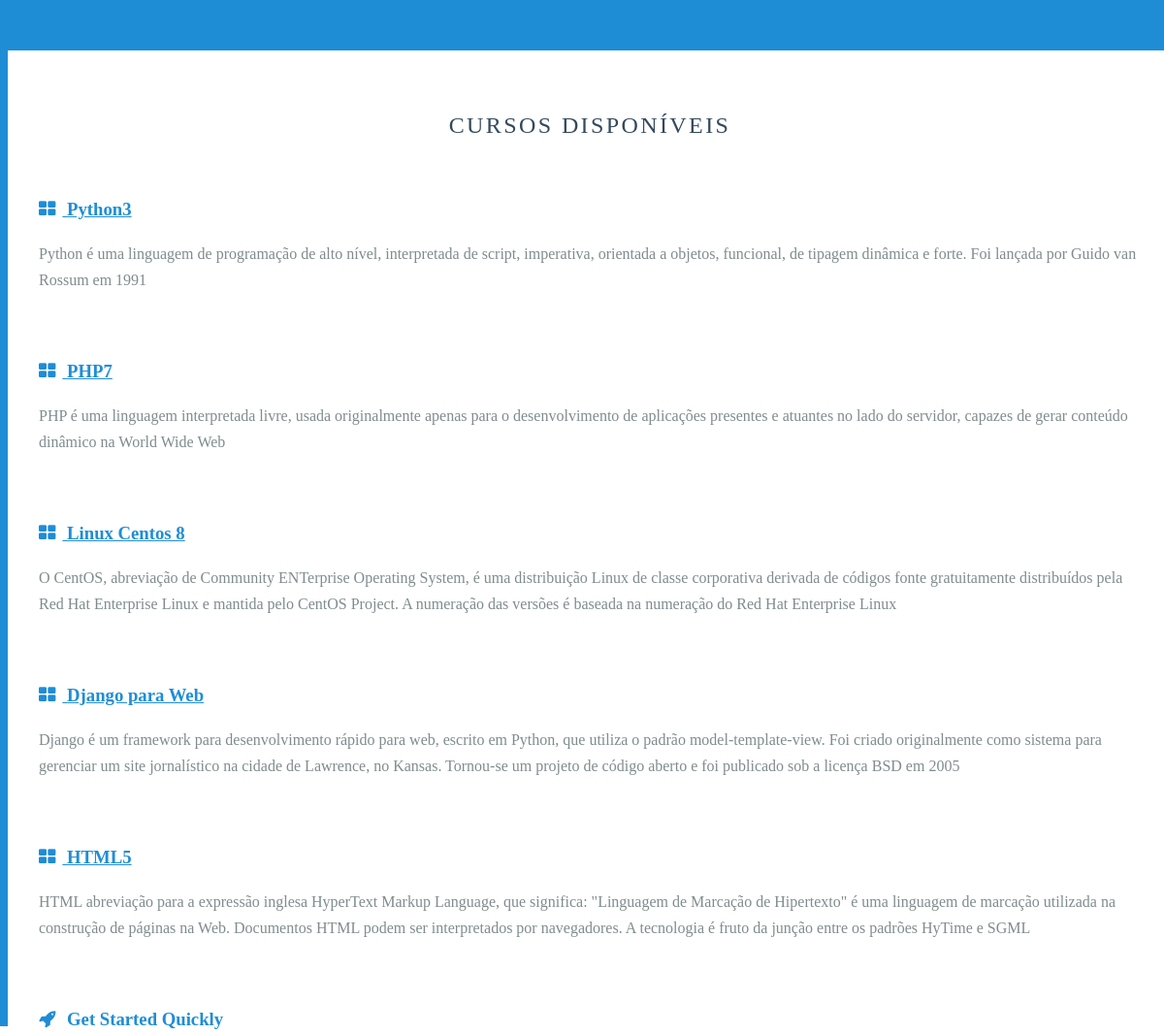
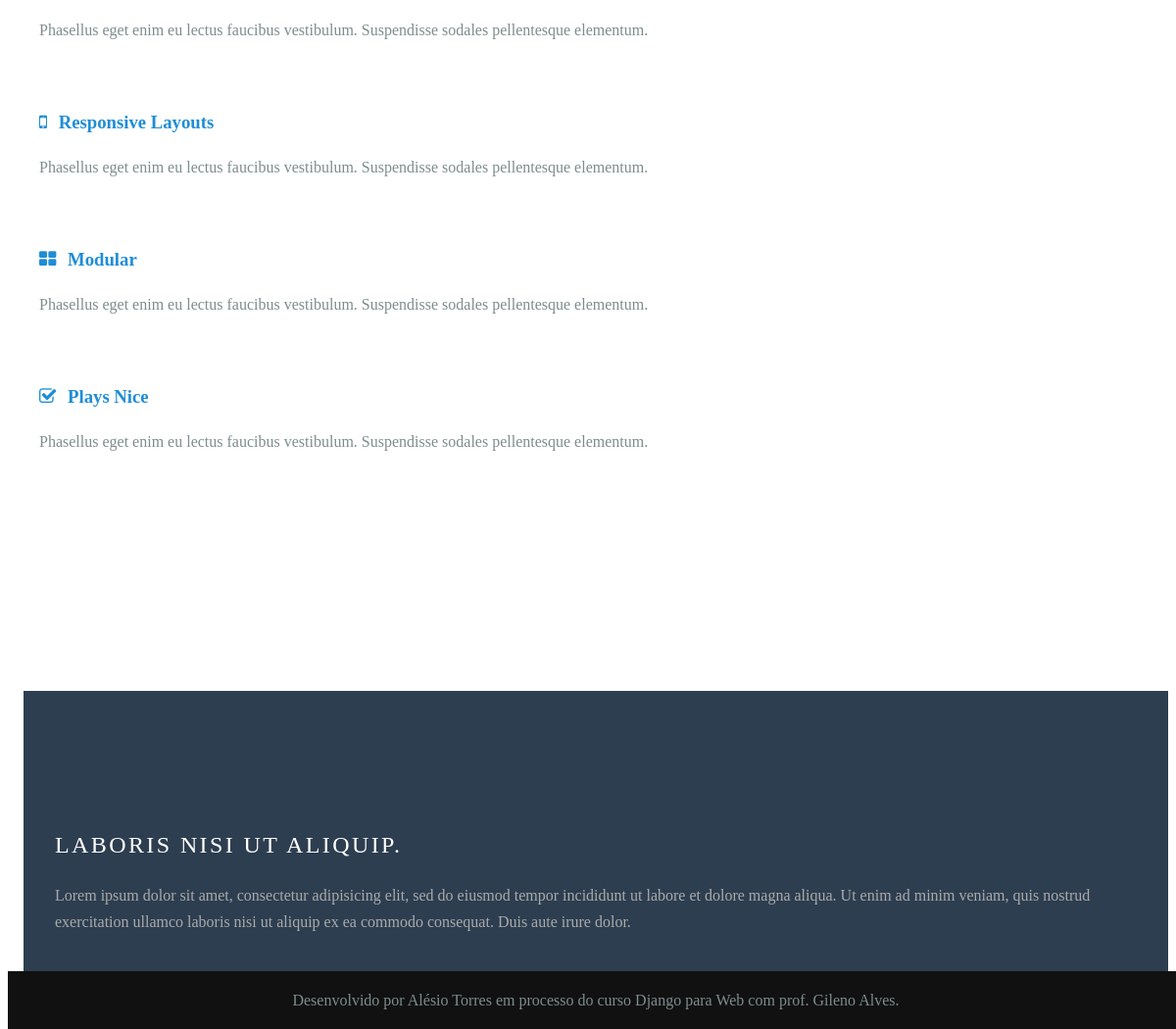
The page / on the database its author committed (2 pictures, top to bottom).
### curso/models.py (models this page shows, shortened)
class Course(models.Model):
    name = models.CharField('Curso', max_length=100)
    slug = models.SlugField('Atalho')
    description = models.TextField('Descrição', blank=True)
    start_date = models.DateField('Data Início', null=True, blank=True)
    created_date = models.DateTimeField('Criado', default=timezone.now)
    updated_date = models.DateTimeField('Atualizado', auto_now=True)
    image = models.ImageField(upload_to='curso_images', verbose_name='Imagem', blank=True, null=True)
    duration = models.DurationField('Carga horária', blank=True, null=True)
    class Meta:
        verbose_name = 'Curso'
        verbose_name_plural = 'Cursos'

### curso/views.py (the view)
# urls.py: path('', views.courses, name='index'),
def courses(request):
    cursos = Course.objects.all()
    template = 'curso/index.html'
    return render(request, template, {'cursos': cursos})

### curso/templates/curso/index.html (shortened to what this page needs)
{% extends 'base.html' %}
{% block content %}
{% if cursos %}
<h2 class="content-head is-center">Cursos disponíveis</h2>
{% endif %}
<div class="pure-g">
    {% for c in cursos %}
    <div class="l-box pure-u-1 pure-u-md-1-2 pure-u-lg-1-4">
        <h3 class="content-subhead">
            <a class="pure-link" href="{% url 'curso:detail' c.slug %}">
                <i class="fa fa-th-large"></i>
                {{ c.name }}
            </a>
        </h3>
        <div>{{ c.description|linebreaks }}</div>
    </div>
    {% empty %}
    <h3>Nenhum curso disponível na plataforma!</h3>
    {% endfor %}
    <div class="l-box pure-u-1 pure-u-md-1-2 pure-u-lg-1-4">
        <h3 class="content-subhead">
            <i class="fa fa-rocket"></i>
            Get Started Quickly
        </h3>
        <p>
            Phasellus eget enim eu lectus faucibus vestibulum. Suspendisse sodales pellentesque elementum.
        </p>
    </div>
    <div class="l-box pure-u-1 pure-u-md-1-2 pure-u-lg-1-4">
        <h3 class="content-subhead">
            <i class="fa fa-mobile"></i>
            Responsive Layouts
        </h3>
        <p>
            Phasellus eget enim eu lectus faucibus vestibulum. Suspendisse sodales pellentesque elementum.
        </p>
    </div>
    <div class="l-box pure-u-1 pure-u-md-1-2 pure-u-lg-1-4">
        <h3 class="content-subhead">
            <i class="fa fa-th-large"></i>
            Modular
        </h3>
        <p>
            Phasellus eget enim eu lectus faucibus vestibulum. Suspendisse sodales pellentesque elementum.
        </p>
    </div>
    <div class="l-box pure-u-1 pure-u-md-1-2 pure-u-lg-1-4">
        <h3 class="content-subhead">
            <i class="fa fa-check-square-o"></i>
            Plays Nice
        </h3>
        <p>
            Phasellus eget enim eu lectus faucibus vestibulum. Suspendisse sodales pellentesque elementum.
        </p>
    </div>
</div>
{% endblock %}

### static/styles.css (style rules this page uses)
* { -webkit-box-sizing: border-box; -moz-box-sizing: border-box; box-sizing: border-box; }
body { line-height: 1.7em; color: #7f8c8d; font-size: 13px; }
h1, h2, h3, h4, h5, h6, label { color: #34495e; }
a, a:before { background: none; border: none; color: #1f8dd6; }
.l-box { padding: 1em; }
.is-center { text-align: center; }
.content-head { font-weight: 400; text-transform: uppercase; letter-spacing: 0.1em; margin: 2em 0 1em; }
.content-subhead { color: #1f8dd6; }
.content-subhead i { margin-right: 7px; }
@media (min-width: 48em) { body { font-size: 16px; } }

### rows shown on the page
Course: name "Python3", description "Python é uma linguagem de programação de alto nível, interpretada de script, imperativa, orientada a objetos, funcional, de tipagem dinâmica e forte. Foi lançada por Guido van Rossum em 1991"
Course: name "PHP7", description "PHP é uma linguagem interpretada livre, usada originalmente apenas para o desenvolvimento de aplicações presentes e atuantes no lado do servidor, capazes de gerar conteúdo dinâmico na World Wide Web"
Course: name "Linux Centos 8", description "O CentOS, abreviação de Community ENTerprise Operating System, é uma distribuição Linux de classe corporativa derivada de códigos fonte gratuitamente distribuídos pela Red Hat Enterprise Linux e mantida pelo CentOS Project. A numeração das versões é baseada na numeração do Red Hat Enterprise Linux"
Course: name "Django para Web", description "Django é um framework para desenvolvimento rápido para web, escrito em Python, que utiliza o padrão model-template-view. Foi criado originalmente como sistema para gerenciar um site jornalístico na cidade de Lawrence, no Kansas. Tornou-se um projeto de código aberto e foi publicado sob a licença BSD em 2005"
Course: name "HTML5", description "HTML abreviação para a expressão inglesa HyperText Markup Language, que significa: \"Linguagem de Marcação de Hipertexto\" é uma linguagem de marcação utilizada na construção de páginas na Web. Documentos HTML podem ser interpretados por navegadores. A tecnologia é fruto da junção entre os padrões HyTime e SGML"
